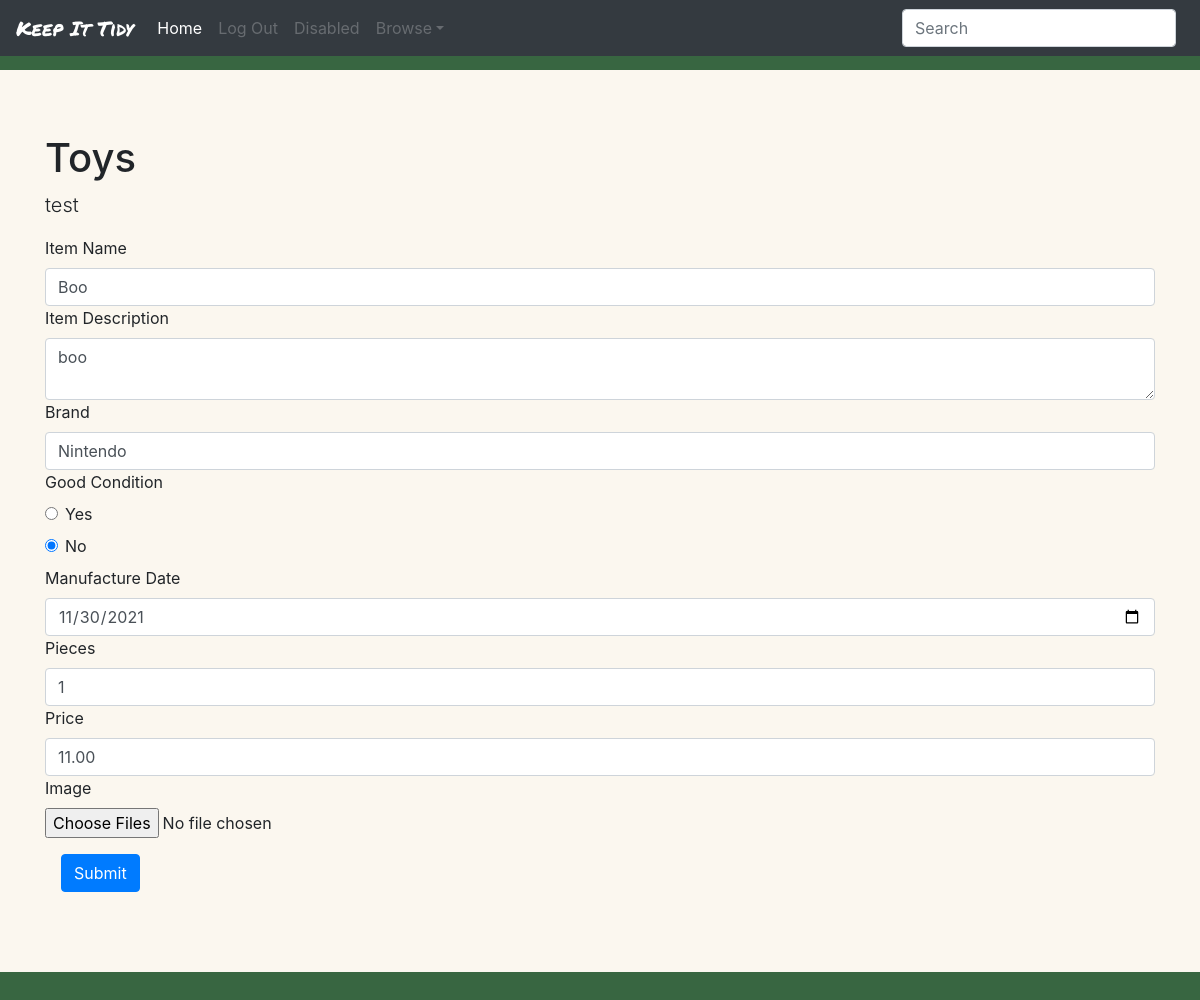
Page /edit_item/3936 on the committed database.
### KeepItTidy/models.py (models this page shows, shortened)
class Collection(models.Model):
	user = models.ForeignKey(User, on_delete=models.CASCADE, related_name="collection")
	name = models.CharField(max_length=200)
	description = models.CharField(max_length=200)

class Item(models.Model):
	name = models.CharField(max_length=200, default="item_name")
	description = models.TextField(max_length=400, null=True)
	user = models.ForeignKey(User, on_delete=models.CASCADE, related_name="item")
	collection = models.ForeignKey(Collection, on_delete=models.CASCADE, related_name="item")
	def get_fields(self):
		fields = {"id": self.id, "name": self.name, "description": self.description, "col_id": self.collection.id}
		text_fields = TextField.objects.filter(item=self)
		if len(text_fields) > 0:
			for i in text_fields:
				fields[i.name] = i.text
		boolean_fields = BooleanField.objects.filter(item=self)
		if len(boolean_fields) > 0:
			for i in boolean_fields:
				fields[i.name] = i.boolean
		date_fields = DateField.objects.filter(item=self)
		if len(date_fields) > 0:
			for i in date_fields:
				fields[i.name] = i.date.strftime("%Y-%m-%d")
		number_fields = NumberField.objects.filter(item=self)
		if len(number_fields) > 0:
			for i in number_fields:
				fields[i.name] = i.number
		decimal_fields = DecimalField.objects.filter(item=self)
		if len(decimal_fields) > 0:
			for i in decimal_fields:
				fields[i.name] = i.decimal
		image_fields = ImageField.objects.filter(item=self)
		if len(image_fields) > 0:
			image_urls = []
			for i in image_fields:
				image_urls.append(i.image.url)
			fields[i.name] = image_urls # This dictionary object will return an array of urls
		else:
			fields["img_missing"] = []
		return fields

class FieldNameTypePair(models.Model):
	dictionary = models.ForeignKey(FieldDict, on_delete=models.CASCADE, related_name="name_type_pair")
	field_name = models.CharField(max_length=200)
	field_type = models.CharField(max_length=200)

class TextField(models.Model):
	name = models.CharField(max_length=200)
	collection = models.ForeignKey(Collection, on_delete=models.CASCADE, related_name="text_field")
	item = models.ForeignKey(Item, on_delete=models.CASCADE, related_name="text_field")
	text = models.CharField(max_length=500)

class DecimalField(models.Model):
	name = models.CharField(max_length=200)
	collection = models.ForeignKey(Collection, on_delete=models.CASCADE, related_name="decimal_field")
	item = models.ForeignKey(Item, on_delete=models.CASCADE, related_name="decimal_field")
	decimal = models.DecimalField(max_digits=1000, decimal_places=2)

### KeepItTidy/views.py (the view)
# urls.py: path("edit_item/<int:item_id>", views.edit_item, name="edit_item"),
def edit_item(request, item_id):
	current_user = request.user
	item = Item.objects.get(id=item_id)
	collection = Collection.objects.get(id=item.collection.id)
	remove_imgs = request.POST.get('removeCurrentImgs', False)
	field_dict = FieldDict.objects.get(collection=collection)
	fields = FieldNameTypePair.objects.filter(dictionary=field_dict)
	if request.method == "POST":
		if item.get_fields()['name'] == request.POST['itemName']:
			print("\nName hasn't changed\n")
		else:
			print("\nName has changed\n")
			item.name = request.POST['itemName']
			item.save()
		if item.get_fields()['description'] == request.POST['itemDescription']:
			print("\nDescription hasn't changed\n")
		else:
			print("\nDescription hasn't changed\n")
			item.description = request.POST['itemDescription']
			item.save()
		posts = request.POST.items()
		for key, value in posts:
			if key != 'itemName' and key != 'itemDescription':
				print(f"{key}: {value}")
				field_name = key.split(" / ")[0]
				field_type = key.split(" / ")[-1]
				create_field_obj(item, value, field_type, field_name, collection)
		if remove_imgs:
			for i in ImageField.objects.filter(item=item):
				i.delete()
		if len(request.FILES) > 0:
			for i in request.FILES:
				file_name = i.split(" / ")[0]
				file_type = i.split(" / ")[-1]
				for file in request.FILES.getlist(i):
					if file_type == "image":
						image = file
						field_obj = ImageField(name=file_name, collection=collection, item=item, image=image)
						field_obj.save()
		return render(request, 'keepittidy/edit_item.html', {
			"images": ImageField.objects.filter(item=item),
			"item": item.get_fields(),
			"user": current_user,
			"collection": collection,
			"fields": fields
			})
	else:
		return render(request, 'keepittidy/edit_item.html', {
			"images": ImageField.objects.filter(item=item),
			"item": item.get_fields(),
			"user": current_user,
			"collection": collection,
			"fields": fields
			})

### KeepItTidy/templates/keepittidy/edit_item.html (shortened to what this page needs)
{% extends "keepittidy/layout.html" %}
{% load static %}
{% block body %}
<div id="collection" class="jumbotron jumbotron-fluid">
	<div class="container">
		<h1 class="display-5">{{ collection.name }}</h1>
		<p class="lead">{{ collection.description }}</p>
	</div>
	<div class="container">
		<form action="{% url 'edit_item' item.id %}" method="post" enctype="multipart/form-data">
			<label for=itemName>Item Name</label>
			<input type="text" class="form-control itemName" name="itemName" placeholder="Item Name" required="" value="{{item.name}}">
			<label for=itemDescription>Item Description</label>
			<textarea class="form-control itemDescription" name="itemDescription" placeholder="Item Name">{{item.description}}</textarea>
			{% for field in fields %}
		        <label for="{{field.field_name}}">{{field.field_name}}</label>
		        {% if field.field_type == "text" %}
		        	{% for key, value in item.items%}
			        	{% if key == field.field_name %}
			        		<input type="text" class="form-control {{field.field_type}}" name="{{field.field_name}} / {{field.field_type}}" placeholder={{field.field_type}} value="{{ value }}">
			        	{% endif %}
		        	{% endfor %}
		        {% elif field.field_type == "boolean" %}
		        	{% for key, value in item.items%}
			        	{% if key == field.field_name and value == False %}
			        		<div class="form-check">
			        			<input type="radio" class="form-check-input {{field.field_type}}" id="booleanYes" value="true" name="{{field.field_name}} / {{field.field_type}}">
			    				<label for="booleanYes">Yes</label>
			        		</div>
			    			<div class="form-check">
			    				<input type="radio" class="form-check-input {{field.field_type}}" id="booleanNo" value="false" name="{{field.field_name}} / {{field.field_type}}" checked>
			    				<label for="booleanNo">No</label>
			    			</div>
		        		{% endif %}
		        	{% endfor %}
		        {% elif field.field_type == "date" %}
		        	{% for key, value in item.items%}
			        	{% if key == field.field_name %}
			        		<div>
			        			<input type="date" class="form-control {{field.field_type}}" name="{{field.field_name}} / {{field.field_type}}" placeholder={{field.field_type}} required value="{{ value }}">
			        		</div>
			        	{% endif %}
		        	{% endfor %}
		        {% elif field.field_type == "number" %}
		        	{% for key, value in item.items%}
			        	{% if key == field.field_name %}
			        		<div>
			        			<input type="number" step="any" class="form-control {{field.field_type}}" name="{{field.field_name}} / {{field.field_type}}" placeholder={{field.field_type}} value="{{ value }}">
			        		</div>
			        	{% endif %}
		        	{% endfor %}
		        {% elif field.field_type == "decimal" %}
		        	{% for key, value in item.items%}
			        	{% if key == field.field_name %}
			        		<div>
			        			<input type="number" step=".01" class="form-control {{field.field_type}}" name="{{field.field_name}} / {{field.field_type}}" placeholder={{field.field_type}} value="{{ value }}">
			        		</div>
			        	{% endif %}
		        	{% endfor %}
		        {% endif %}
		    {% endfor %}
		    <div>
    			<input type="file" class="form-control-image" name="Fotografii / image" multiple>
    		</div>
		    <button type="submit" class="btn btn-primary">Submit</button>
		</form>
	</div>
</div>
{% endblock %}

### KeepItTidy/static/KeepItTidy/styles.css (style rules this page uses)
body { background-color: #386641; padding-top: 70px; }
.btn { margin: 1em; }
.jumbotron { background-color: #FBF7EF; }

### rows in the picture
Collection: name "Toys", description "test"
Item: itemName "Boo", itemDescription "boo"
FieldNameTypePair: field_name "Brand"
TextField: item "Nintendo"
FieldNameTypePair: field_name "Good Condition"
FieldNameTypePair: field_name "Manufacture Date", item "11/30/2021"
FieldNameTypePair: field_name "Pieces", item "1"
FieldNameTypePair: field_name "Price"
DecimalField: item "11.00"
FieldNameTypePair: field_name "Image"
